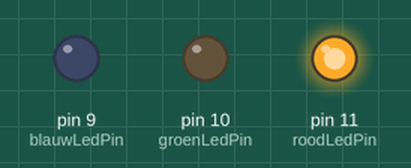
The sketch below on a simulated Arduino Uno, built with avr-gcc and run on an emulated ATmega328P. Shown: output pins drawn as LEDs (lit = HIGH).

Above: at 0.1 s.
At 0.5 s:
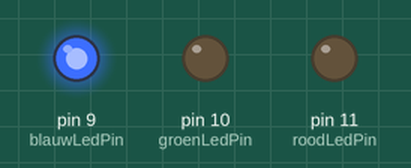
At 0.7 s:
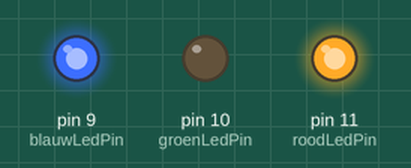
At 1.3 s:
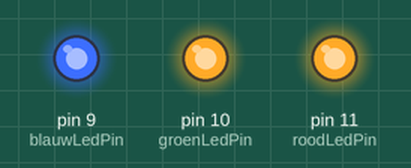
At 2.3 s:
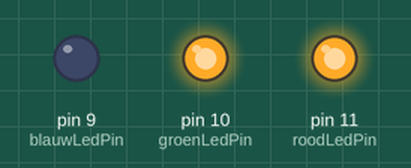
At 3.1 s:
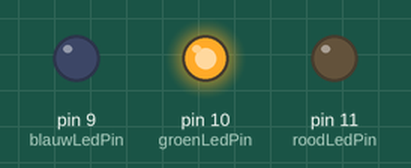
Timing chart, 0 to 3.4 s (numbered marks = the images above):
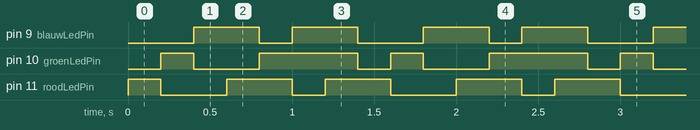

The sketch:

opdracht5_code.ino
```cpp
//cijfer aan pin linken
int blauwLedPin=9;
int groenLedPin=10;
int roodLedPin=11;

void setup() {
Serial.begin(9600);
  //alle 3 de pinnen van de RGB led definieren
pinMode(roodLedPin,OUTPUT);
pinMode(groenLedPin,OUTPUT);
pinMode(blauwLedPin,OUTPUT);
}
void loop() {
//rood
  analogWrite(roodLedPin,255);
  analogWrite(groenLedPin,0);
  analogWrite(blauwLedPin,0);
  //arduino even laten wachten
  delay(200);
//groen
  analogWrite(roodLedPin,0);
  analogWrite(groenLedPin,255);
  analogWrite(blauwLedPin,0);
  delay(200);
//blauw
  analogWrite(roodLedPin,0);
  analogWrite(groenLedPin,0);
  analogWrite(blauwLedPin,255);
  delay(200);
//paars
  analogWrite(roodLedPin,255);
  analogWrite(groenLedPin,0);
  analogWrite(blauwLedPin,255);
  delay(200);
//geel
  analogWrite(roodLedPin,255);
  analogWrite(groenLedPin,255);
  analogWrite(blauwLedPin,0);
  delay(200);
//cyan
  analogWrite(roodLedPin,0);
  analogWrite(groenLedPin,255);
  analogWrite(blauwLedPin,255);
  delay(200);
//wit
  analogWrite(roodLedPin,255);
  analogWrite(groenLedPin,255);
  analogWrite(blauwLedPin,255);
  delay(200);
}
```

Measured:
- by itself, pin 9 (blauwLedPin): repeats every 1.4 s: LOW 0.20 s, HIGH 0.40 s, LOW 0.40 s, HIGH 0.40 s
- by itself, pin 10 (groenLedPin): repeats every 1.4 s: LOW 0.40 s, HIGH 0.60 s, LOW 0.20 s, HIGH 0.20 s
- by itself, pin 11 (roodLedPin): repeats every 1.4 s: LOW 0.40 s, HIGH 0.40 s, LOW 0.20 s, HIGH 0.40 s
